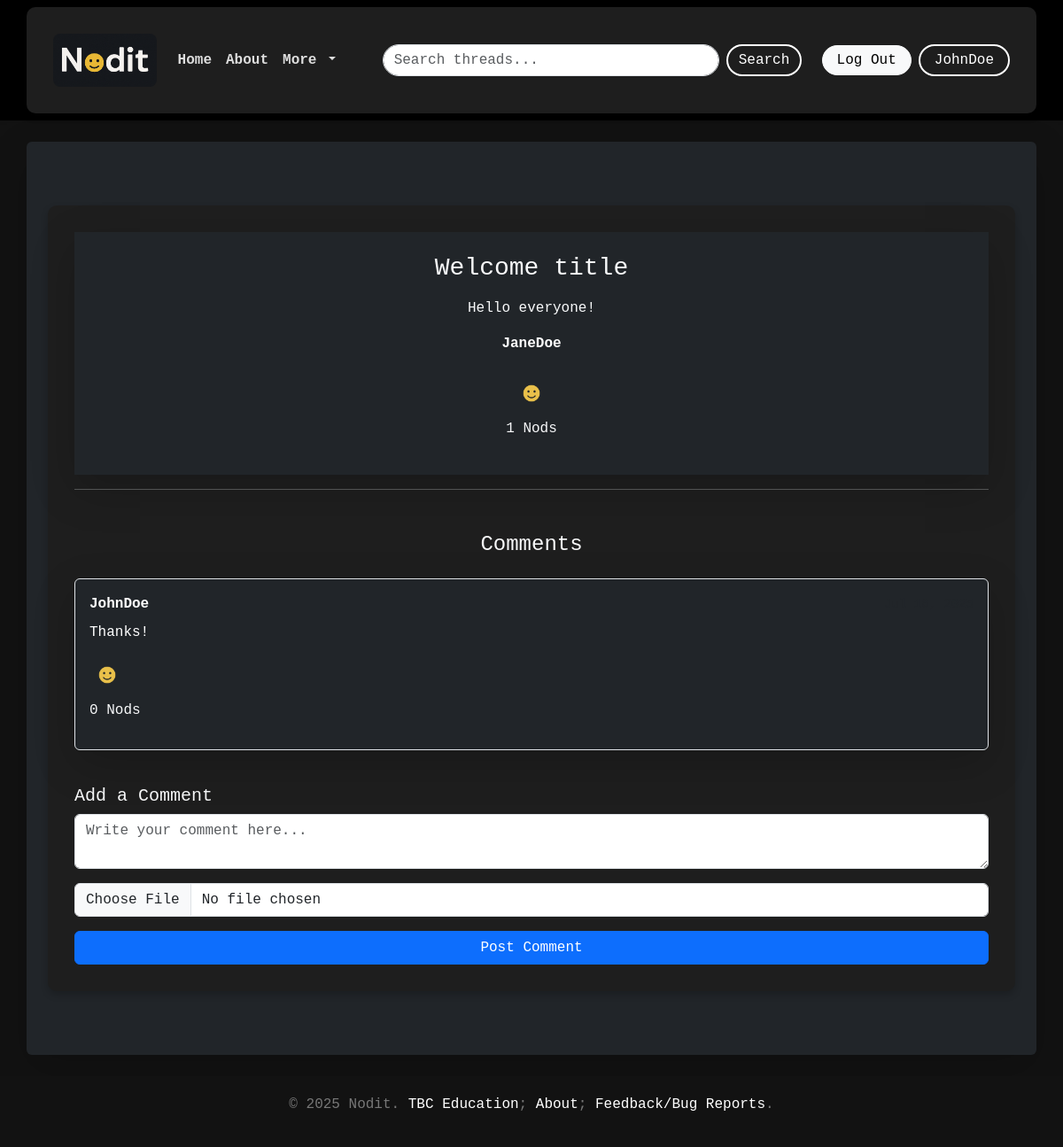
The page /thread/1/post/1 (signed in) on the database its author committed.
### models.py (models this page shows, shortened)
class User(db.Model, UserMixin):
    __tablename__ = "Users"
    id = db.Column(db.Integer, primary_key=True)
    username = db.Column(db.String, unique=True)
    password = db.Column(db.String)
    gender = db.Column(db.String)
    birthday = db.Column(db.Date)
    country = db.Column(db.String)
    pfp = db.Column(db.String)
    role = db.Column(db.String, default="user")
    posts = db.relationship("Post", back_populates="creator", lazy=True)
    comments = db.relationship("Comment", back_populates="commenter", lazy=True)

class Post(db.Model):
    __tablename__ = "Posts"
    postID = db.Column(db.Integer, primary_key=True)
    date = db.Column(db.Date, default=date.today)
    title = db.Column(db.String, nullable=False)
    text = db.Column(db.String, nullable=False)
    img = db.Column(db.String, nullable=True)
    threadID = db.Column(db.Integer, db.ForeignKey("Threads.threadID"))
    creatorID = db.Column(db.Integer, db.ForeignKey("Users.id"), nullable=False)
    creator = db.relationship("User", back_populates="posts", foreign_keys=[creatorID])
    nods = db.relationship("Nod", back_populates="post", lazy="select")

class Comment(db.Model):
    __tablename__ = "Comments"
    commentID = db.Column(db.Integer, primary_key=True)
    text = db.Column(db.String, nullable=False)
    date = db.Column(db.Date, default=date.today)
    img = db.Column(db.String, nullable=True)
    threadID = db.Column(db.Integer, db.ForeignKey("Threads.threadID"), nullable=False)
    postID = db.Column(db.Integer, db.ForeignKey("Posts.postID"), nullable=False)
    userID = db.Column(db.Integer, db.ForeignKey("Users.id"), nullable=False)
    thread = db.relationship("Thread", backref="comments")
    post = db.relationship("Post", backref="comments")
    nods = db.relationship("Nod", back_populates="comment", lazy="select")
    commenter = db.relationship("User", back_populates="comments", foreign_keys=[userID])

### routes.py (the view, shortened to what this page needs)
@app.route("/thread/<int:thread_id>/post/<int:post_id>")
def view_post(thread_id, post_id):
    post = Post.query.get_or_404(post_id)
    comments = Comment.query.filter_by(postID=post_id).order_by(Comment.date.asc()).all()
    form = PostCommentForm()
    return render_template("view_post.html", post=post, comments=comments, form=form)

### forms.py
class PostCommentForm(FlaskForm):
    text = TextAreaField("Comment", validators=[DataRequired(), length(max=1000)])
    img = FileField("Upload Image", validators=[Optional(), FileAllowed(["jpg", "jpeg", "png", "gif"])])
    submit = SubmitField("Comment")

### models.py (called while the page is built)
@login_manager.user_loader
def load_user(user_id):
    return User.query.get(user_id)

### templates/view_post.html (shortened to what this page needs)
{% extends "base.html" %}
{% block content %}
<div class="container mt-5 mb-5">
    <div class="post-container bg-dark rounded-lg shadow-lg p-4">
        <h3 class="text-center text-light mb-3">{{ post.title }}</h3>
        <p class="text-center text-light">{{ post.text }}</p>
        <div class="text-center mt-3 mb-4">
            <a href="/profile/{{ post.creator.id }}" class="text-reset text-decoration-none">
                 <strong>{{ post.creator.username }}</strong>
            </a>
        </div>
        <div class="text-center mt-3">
            <form method="POST" action="/nod">
                <button type="submit" class="btn btn-outline-light p-0 border-0" style="width: 40px; height: 40px;">
                    <img src="/static/emojinodit.png" alt="Nodding Emoji" class="w-100 h-100"
                         style="object-fit: contain;">
                </button>
            </form>
            <p class="text-light mt-2">{{ post.nods | length }} Nods</p>
        </div>
    </div>
    <hr class="text-light">
    <div class="comments-section mt-5">
        <h4 class="text-center text-light mb-4">Comments</h4>
        {% if comments %}
        <div class="list-group">
            {% for comment in comments %}
            <div class="list-group-item comment-item shadow-lg mb-3 bg-dark rounded text-white p-3">
                <div class="d-flex justify-content-between align-items-center mb-2">
                    <a href="/profile/{{ comment.commenter.id }}" class="text-reset text-decoration-none">
                        <strong>{{ comment.commenter.username }}</strong>
                    </a>
                    <small class="text-muted">{{ comment.date.strftime('%b %d, %Y') }}</small>
                </div>
                <p class="mt-2">{{ comment.text }}</p>
                <form method="POST" action="/nod">
                    <button type="submit" class="btn btn-outline-light p-0 border-0" style="width: 40px; height: 40px;">
                        <img src="/static/emojinodit.png" alt="Nodding Emoji" class="w-100 h-100"
                             style="object-fit: contain;">
                    </button>
                </form>
                <p class="text-light mt-2">{{ comment.nods | length }} Nods</p>
            </div>
            {% endfor %}
        </div>
        {% else %}
        <p class="text-center text-light">No comments yet. Be the first to comment!</p>
        {% endif %}
    </div>
    <div class="comment-form mt-4">
        {% if current_user.is_authenticated %}
        <h5 class="text-light">Add a Comment</h5>
        <form method="POST" action="/thread/{{ post.threadID }}/post/{{ post.postID }}/comment"
              enctype="multipart/form-data">
            <div class="mb-3">
                {{ form.text(class="form-control", placeholder="Write your comment here...") }}
            </div>
            <div class="mb-3">
                {{ form.img(class="form-control", placeholder="Upload image content...") }}
            </div>
            <button type="submit" class="btn btn-primary w-100">Post Comment</button>
        </form>
        {% else %}
        <p class="text-center text-light">You must be logged in to comment.</p>
        {% endif %}
    </div>
</div>
{% endblock %}

### templates/navbar.html (shortened to what this page needs)
<nav class="navbar navbar-expand-lg navbar-dark bg-black shadow-sm py-2">
    <div class="container">
        <a class="navbar-brand d-flex align-items-center py-0" href="/">
            <img src="/static/noditlogo (1).png"
                 alt="Nodit Logo"
                 style="height: 60px; width: auto; display: block;" class="rounded-3">
        </a>
        <div class="collapse navbar-collapse" id="navbarNav">
            <ul class="navbar-nav me-auto mb-0">
                <li class="nav-item">
                    <a class="nav-link text-white py-1 px-2" href="/">Home</a>
                </li>
                <li class="nav-item">
                    <a class="nav-link text-white py-1 px-2" href="/about">About</a>
                </li>
                <li class="nav-item dropdown">
                    <a class="nav-link text-white dropdown-toggle py-1 px-2" href="#" role="button"
                       data-bs-toggle="dropdown"
                       aria-expanded="false">
                        More
                    </a>
                </li>
            </ul>
            <form method="GET" action="/search" class="d-flex mx-auto w-50">
                <input type="text" name="query" class="form-control rounded-pill py-1" placeholder="Search threads...">
                <button type="submit" class="btn btn-outline-light ms-2 rounded-pill py-1">Search</button>
            </form>
            <ul class="navbar-nav mb-0">
                <li class="nav-item d-flex align-items-center gap-2">
                    {% if not current_user.is_authenticated %}
                    <a href="/login" class="btn btn-light rounded-pill py-1 px-3">Log In</a>
                    <a href="/register" class="btn btn-outline-light rounded-pill py-1 px-3">Register</a>
                    {% else %}
                    <a href="/logout" class="btn btn-light rounded-pill py-1 px-3">Log Out</a>
                    <a href="/profile" class="btn btn-outline-light rounded-pill py-1 px-3">{{ current_user.username
                        }}</a>
                    {% endif %}
                </li>
            </ul>
        </div>
    </div>
</nav>

### templates/base.html (style rules this page uses)
body { font-family: 'Roboto Mono', monospace; background-color: #121212; color: #fff; }
.navbar { background-color: #222; box-shadow: 0 2px 8px rgba(0, 0, 0, 0.3); }
.navbar-brand { font-weight: 800; font-size: 1.5rem; }
.navbar-nav .nav-link { font-weight: 600; color: #ddd !important; }
.container { background-color: #1e1e1e; border-radius: 10px; padding: 30px; box-shadow: 0 4px 8px rgba(0, 0, 0, 0.2); }
.btn-outline-light { border: 2px solid #fff; color: #fff; }

### rows shown on the page
User: username "JohnDoe"
Post: title "Welcome title", text "Hello everyone!"
User: creator.username "JaneDoe"
Comment: commenter.username "JohnDoe", text "Thanks!", nods|length "0"

### other values the page prints
{{ post.nods | length }} "1"
